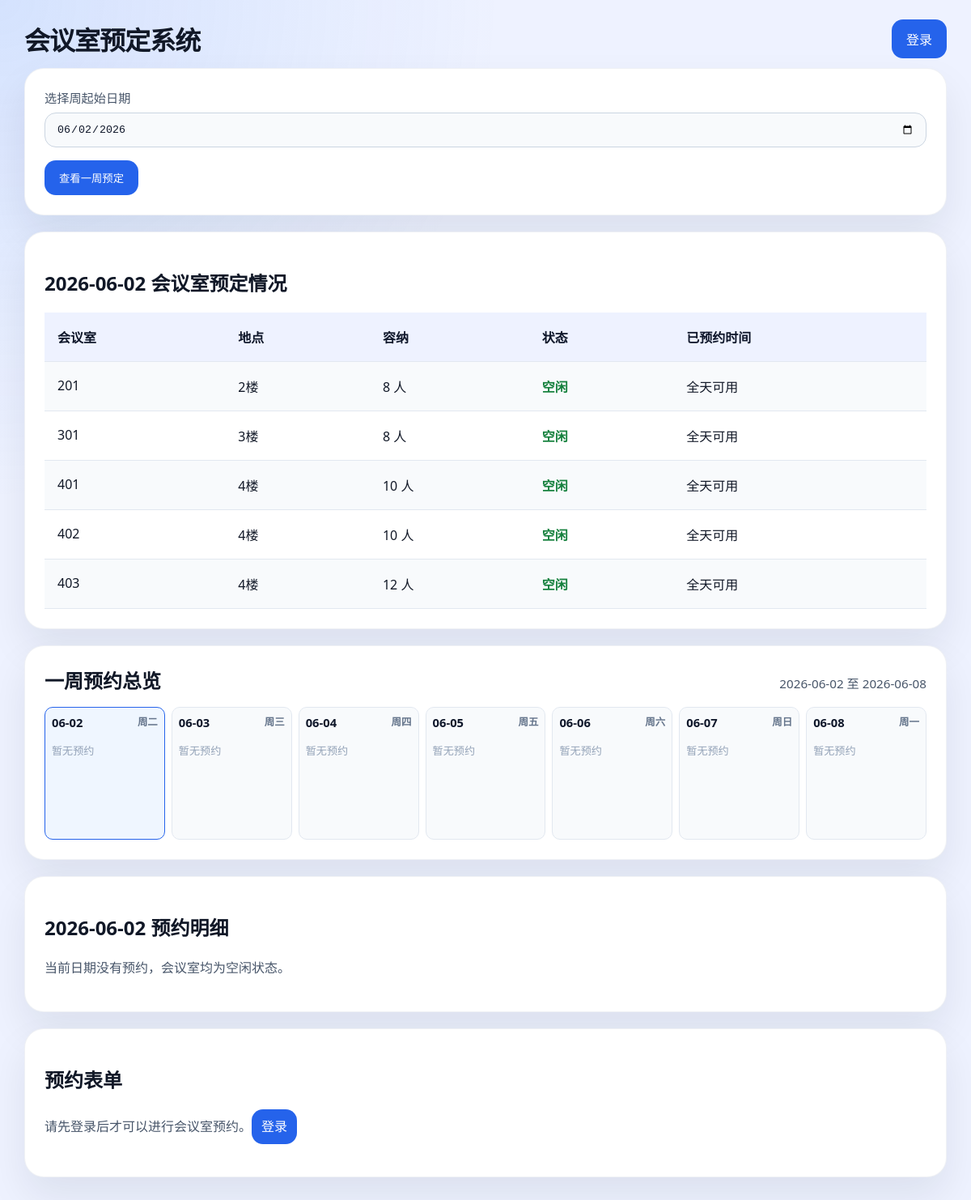
Before: / with the older database file.
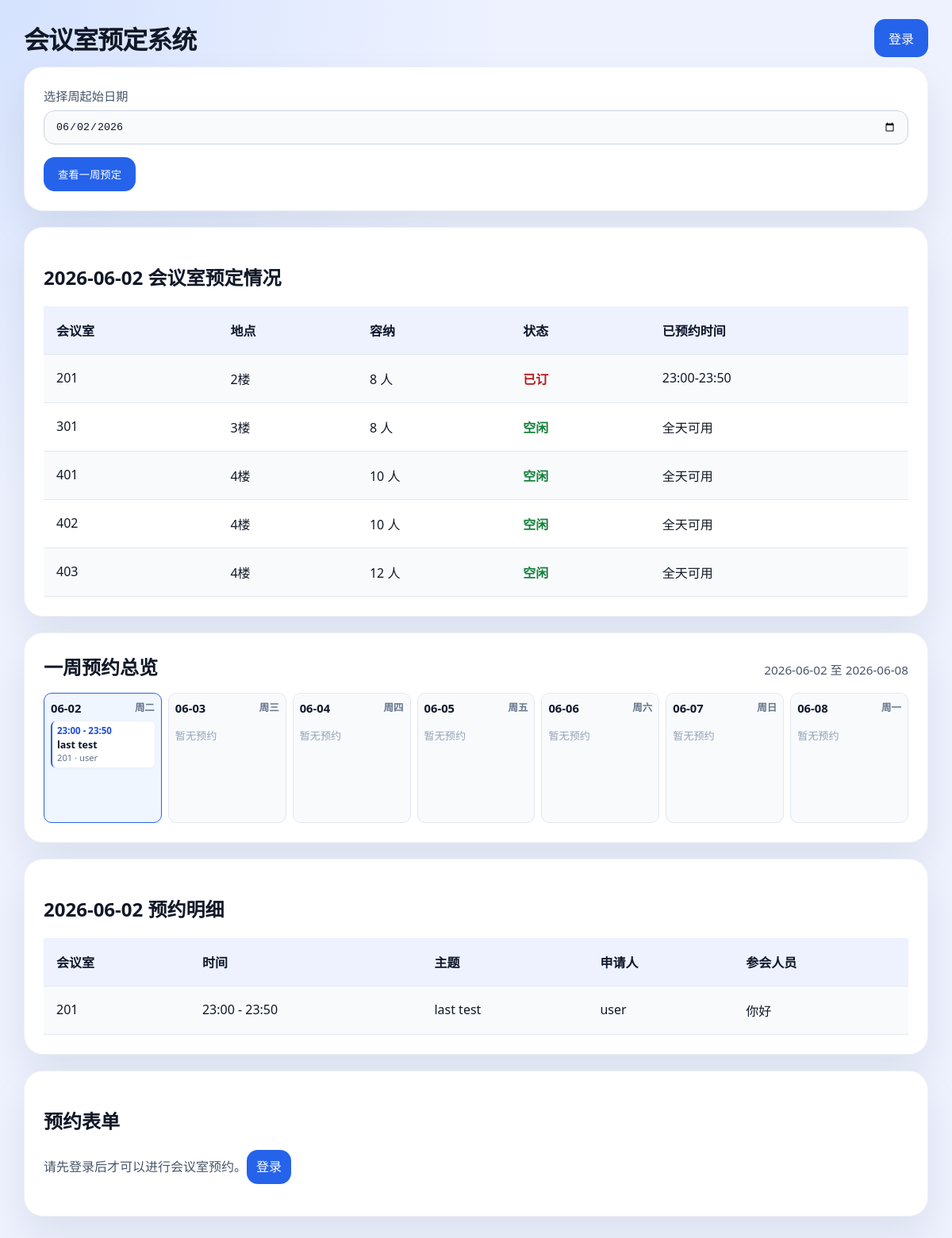
After: the same page with the newer database file.
### tables this page shows
CREATE TABLE room (
                room_id INTEGER PRIMARY KEY AUTOINCREMENT,
                name TEXT NOT NULL UNIQUE,
                capacity INTEGER NOT NULL,
                location TEXT NOT NULL
            );

CREATE TABLE booking (
                booking_id INTEGER PRIMARY KEY AUTOINCREMENT,
                room_id INTEGER NOT NULL,
                date TEXT NOT NULL,
                start_time TEXT NOT NULL,
                end_time TEXT NOT NULL,
                owner TEXT NOT NULL,
                subject TEXT NOT NULL,
                attendees TEXT NOT NULL DEFAULT '', minutes TEXT NOT NULL DEFAULT '',
                FOREIGN KEY (room_id) REFERENCES room(room_id) ON DELETE CASCADE
            );

### app.py (the view)
@app.route("/")
def index():
    week_start_day = parse_date(request.args.get("start") or request.args.get("date"), date.today())
    selected_day = parse_date(request.args.get("date"), week_start_day)
    selected_date = selected_day.isoformat()
    week_start = week_start_day.isoformat()
    week_end_day = week_start_day + timedelta(days=6)
    weekday_names = ["周一", "周二", "周三", "周四", "周五", "周六", "周日"]
    rooms = get_rooms()
    bookings = get_bookings_by_date(selected_date)
    week_bookings = get_bookings_by_date_range(week_start, week_end_day.isoformat())
    week_bookings_by_date = {}
    for booking in week_bookings:
        week_bookings_by_date.setdefault(booking["date"], []).append(booking)
    week_days = []
    for offset in range(7):
        day = week_start_day + timedelta(days=offset)
        day_key = day.isoformat()
        week_days.append({
            "date": day_key,
            "weekday": weekday_names[day.weekday()],
            "bookings": week_bookings_by_date.get(day_key, []),
        })
    bookings_by_room = {room["room_id"]: [] for room in rooms}
    for booking in bookings:
        bookings_by_room[booking["room_id"]].append(booking)
    room_status = []
    for room in rooms:
        room_bookings = bookings_by_room[room["room_id"]]
        if room_bookings:
            room_status.append({
                "room": room,
                "state": "已订",
                "summary": ", ".join(f"{b['start_time']}-{b['end_time']}" for b in room_bookings),
                "bookings": room_bookings,
            })
        else:
            room_status.append({
                "room": room,
                "state": "空闲",
                "summary": "全天可用",
                "bookings": [],
            })
    ad_people = []
    try:
        if session.get("user") and is_ad_enabled():
            ad_people = search_ad_users(limit=50)
    except ADServiceError:
        ad_people = []
    return render_template(
        "index.html",
        selected_date=selected_date,
        week_start=week_start,
        week_end=week_end_day.isoformat(),
        today=date.today().isoformat(),
        week_days=week_days,
        room_status=room_status,
        rooms=rooms,
        bookings=bookings,
        ad_people=ad_people,
        now_datetime=datetime.now().strftime("%Y-%m-%d %H:%M"),
    )

### app.py (called while the page is built)
def parse_date(value, default=None):
    try:
        return date.fromisoformat(value)
    except (TypeError, ValueError):
        return default or date.today()

@app.context_processor
def inject_user():
    return {"current_user": session.get("user")}

### models.py (called while the page is built)
def get_connection():
    conn = sqlite3.connect(DB_PATH)
    conn.row_factory = sqlite3.Row
    conn.execute("PRAGMA foreign_keys = ON")
    return conn

def fetch_all(query, params=()):
    with get_connection() as conn:
        cursor = conn.execute(query, params)
        return [dict(row) for row in cursor.fetchall()]

def get_rooms():
    return fetch_all("SELECT * FROM room ORDER BY name")

def get_bookings_by_date(date_value):
    return fetch_all(
        "SELECT b.*, r.name AS room_name FROM booking b JOIN room r ON b.room_id = r.room_id WHERE date = ? ORDER BY r.room_id, start_time",
        (date_value,),
    )

### templates/index.html (shortened to what the changed rows need)
<!DOCTYPE html>
<html lang="zh-CN">
<head>
</head>
<body>
<div class="container">
    <div style="display:flex; justify-content:space-between; align-items:center; gap:12px; margin-bottom:12px;">
        <h1>会议室预定系统</h1>
    </div>
    <div class="card">
        <h2>{{ selected_date }} 会议室预定情况</h2>
        <table>
            <thead>
            <tr>
                <th>会议室</th>
                <th>地点</th>
                <th>容纳</th>
                <th>状态</th>
                <th>已预约时间</th>
            </tr>
            </thead>
            <tbody>
            {% for item in room_status %}
                <tr>
                    <td>{{ item.room.name }}</td>
                    <td>{{ item.room.location }}</td>
                    <td>{{ item.room.capacity }} 人</td>
                    <td class="status {{ 'booked' if item.state == '已订' else 'free' }}">{{ item.state }}</td>
                    <td>{{ item.summary }}</td>
                </tr>
            {% endfor %}
            </tbody>
        </table>
    </div>
    <div class="card week-card">
        <div class="week-header">
            <h2>一周预约总览</h2>
        </div>
        <div class="week-grid">
            {% for day in week_days %}
                <a class="week-day {% if day.date == selected_date %}today{% endif %}" href="/?start={{ week_start }}&date={{ day.date }}#day-detail">
                    <div class="week-date">
                        <strong>{{ day.date[5:] }}</strong>
                        <span>{{ day.weekday }}</span>
                    </div>
                    {% if day.bookings %}
                        {% for booking in day.bookings %}
                            <div class="week-booking">
                                <div class="week-booking-time">{{ booking.start_time }} - {{ booking.end_time }}</div>
                                <div class="week-booking-title">{{ booking.subject }}</div>
                                <div class="week-booking-meta">{{ booking.room_name }} · {{ booking.owner }}</div>
                            </div>
                        {% endfor %}
                    {% else %}
                        <div class="week-empty">暂无预约</div>
                    {% endif %}
                </a>
            {% endfor %}
        </div>
    </div>
    <div class="card" id="day-detail">
        <h2>{{ selected_date }} 预约明细</h2>
        {% if bookings %}
            <table>
                <thead>
                <tr>
                    <th>会议室</th>
                    <th>时间</th>
                    <th>主题</th>
                    <th>申请人</th>
                    <th>参会人员</th>
                </tr>
                </thead>
                <tbody>
                {% for booking in bookings %}
                    <tr>
                        <td>{{ booking.room_name }}</td>
                        <td>{{ booking.start_time }} - {{ booking.end_time }}</td>
                        <td>{{ booking.subject }}</td>
                        <td>{{ booking.owner }}</td>
                        <td>{{ booking.attendees }}</td>
                    </tr>
                {% endfor %}
                </tbody>
            </table>
        {% else %}
            <p class="note">当前日期没有预约，会议室均为空闲状态。</p>
        {% endif %}
    </div>
    <div class="grid">
        <div class="card">
            <h2>预约表单</h2>
        </div>
    </div>
</div>
</body>
</html>

Changed rows visible on the page:
added booking: start_time "23:00", end_time "23:50", subject "last test", room_name "201", owner "user", attendees "你好"
Other visible differences:
new list line: "201 2楼 8"
new list line: "人 已订 23:00-23:50"
text no longer shown: "当前日期没有预约，会议室均为空闲状态。"
text now shown: "会议室 时间 主题 申请人 参会人员"
list line gone: "201 2楼 8"
list line gone: "人 空闲 全天可用"
list line gone: "暂无预约"
